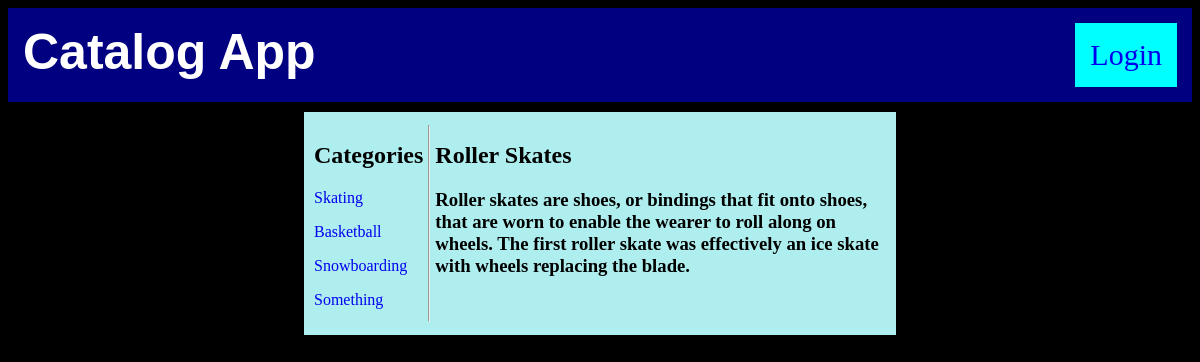
Page /catalog/1/1/ on the committed database.
### database_setup.py (models this page shows, shortened)
class Categories(Base):
    __tablename__ = 'categories'
    id = Column(Integer, primary_key=True)
    name = Column(String(20), nullable=False)
    user_id = Column(Integer, ForeignKey('user.id'))
    user = relationship(User)
    items = relationship('Item', cascade='all, delete-orphan')

class Item(Base):
    __tablename__ = 'items'
    id = Column(Integer, primary_key=True)
    name = Column(String(20), nullable=False)
    description = Column(String(500))
    categories_id = Column(Integer, ForeignKey('categories.id'))
    category = relationship(Categories)
    user_id = Column(Integer, ForeignKey('user.id'))
    user = relationship(User)

### project.py (the view)
@app.route('/catalog/<int:categories_id>/<int:items_id>/')
def desItem(categories_id, items_id):
    catalogs = session.query(Categories).all()
    catalog = session.query(Categories).filter_by(id=categories_id).one()
    items = session.query(Item).filter_by(id=items_id).one()
    return render_template('itemDes.html', items=items,
                           categories_id=categories_id,
                           catalog=catalog, catalogs=catalogs)

### templates/itemDes.html (shortened to what this page needs)
<!DOCTYPE html>
<html>
   <head>
      <link rel=stylesheet type=text/css href="{{ url_for('static', filename='description.css') }}">
   </head>
   <body>
      <header>
         <h1>Catalog App</h1>
         <div class="login">
            {% if 'username' not in session %}
            <a href="{{url_for('showLogin')}}">Login</a>
            {% else %}
            <a href="{{url_for('gdisconnect')}}">Logout</a>
            {% endif %}
         </div>
      </header>
      <div class="middle">
         <div class="item">
            <div class="catalogs">
               <h2>Categories</h2>
               {% for catalog in catalogs %}
               <p>
                  <a href="{{url_for('showItems',categories_id=catalog.id)}}">{{ catalog.name }}</a><br>
               </p>
               {% endfor %}
            </div>
            <hr>
            <div class="items">
               <h2>{{items.name}}</h2>
               <h3>{{items.description}}</h3>
            </div>
         </div>
      </div>
   </body>
</html>

### static/description.css (style rules this page uses)
header { display: flex; flex-flow: row; justify-content: space-between; background-color: navy; padding: 15px; }
body { background-color: black; }
h1 { color: white; margin: 0px; font-size: 50px; font-family: sans-serif; }
.login { padding: 15px; font-size: 30px; background-color: aqua; }
a { text-decoration: none; }
.middle { display: flex; flex-flow: row; padding: 10px; justify-content: center; }
.item { display: flex; flex-flow: row; justify-content: space-around; width: 50%; padding: 5px; background-color: paleturquoise; }
.catalogs { padding: 5px; }
.items { padding: 5px; }

### rows in the picture
Categories: name "Skating"
Categories: name "Basketball"
Categories: name "Snowboarding"
Categories: name "Something"
Item: name "Roller Skates", description "Roller skates are shoes, or bindings that fit onto shoes, that are worn to enable the wearer to roll along on wheels. The first roller skate was effectively an ice skate with wheels replacing the blade."
